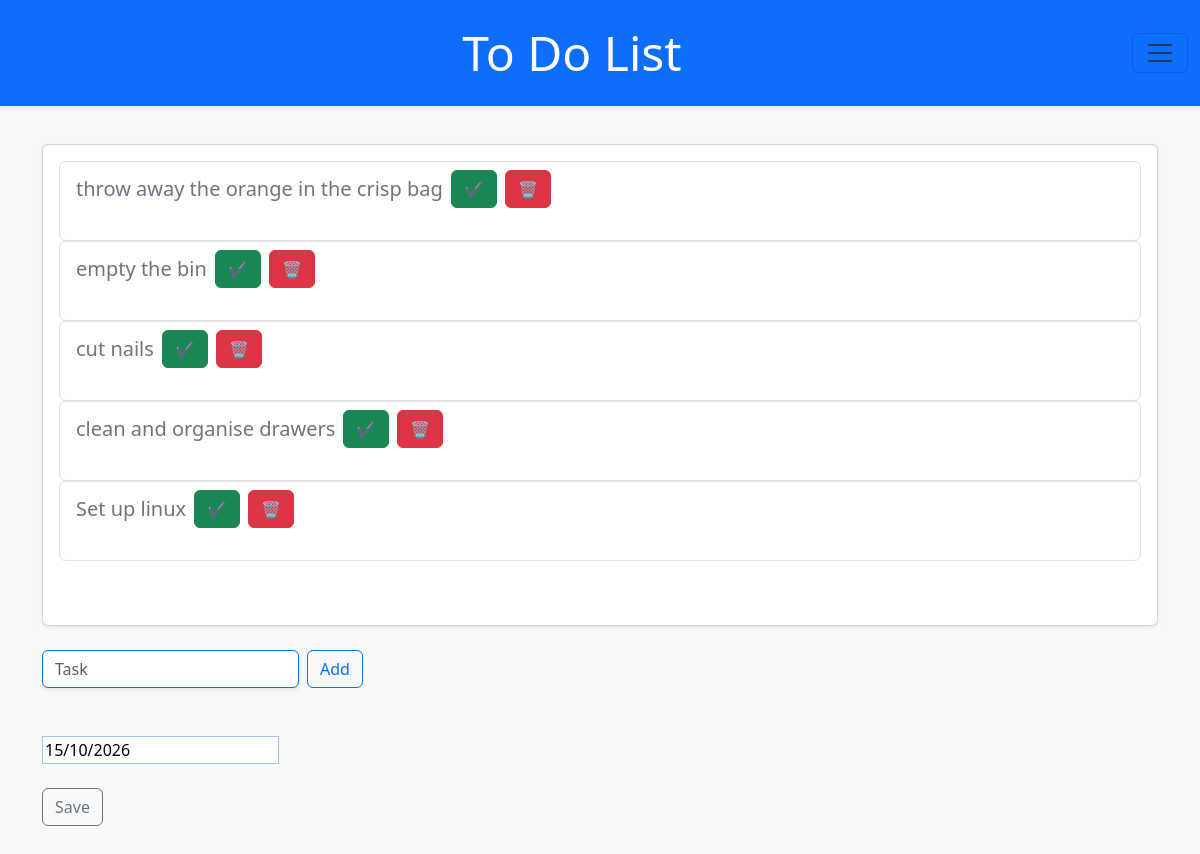
Page /edit/1 (signed in) on the committed database.
### Todo/models.py (models this page shows)
class ListItems(db.Model):
    list_items_id = db.Column(db.Integer, primary_key = True, unique=True)
    list_id = db.Column(db.Integer, db.ForeignKey("list.list_id"))
    list_item = db.Column(db.String, nullable=False)
    status = db.Column(db.Boolean, nullable=False)

class List(db.Model):
    list_id = db.Column(db.Integer, primary_key = True, unique=True)
    user_id = db.Column(db.Integer, db.ForeignKey("user.id"))
    list_title = db.Column(db.String(600))
    list_items = db.relationship("ListItems", backref="list", lazy=True)

### Todo/routes.py (the view)
@main.route("/edit/<int:list_id>")
@login_required
def edit(list_id):
    todo_list = ListItems.query.filter_by(list_id=list_id).all()
    list_title = List.query.get(list_id).list_title
    return render_template("edit.html", list=todo_list, list_id=list_id, list_length=len(todo_list), list_title=list_title)

### Todo/models.py (called while the page is built)
@login_manager.user_loader
def load_user(user_id):
    return User.query.get(int(user_id))

### Todo/templates/edit.html (shortened to what this page needs)
{% extends "base.html" %}
{% block content %}
<main class="container py-5 pt-5 mt-5">
        <div class="card shadow-sm">
            <div class="card-body">
                {% if lit_length == 0 %}
                    <p class="lead text-muted text-center mb-0">
                        List is empty. Add Items!!
                    </p>
                {% else %}
                    {% for item in list %}
                            <ul class="list-group">
                                <li class="list-group-item">
                                        {% if item.status %}
                                            <div class="d-flex align-items-center gap-2">
                                                <label class="m-0">
                                                    <span class="fs-5 text-secondary task-done">{{ item.list_item }}</span>
                                                </label>
                                                <form action="{{ url_for('main.task_undone') }}" method="post">
                                                    <input type="hidden" value="edit" name="return_to">
                                                    <input type="hidden" name="list_id" value="{{ list_id }}">
                                                    <input type="hidden" name="task_id" value="{{ item.list_items_id }}">
                                                    <button type="submit" class="btn btn-outline-warning">↶</button>
                                                </form>
                                                <form action="{{ url_for('main.task_remove') }}" method="post">
                                                    <input type="hidden" value="edit" name="return_to">
                                                    <input type="hidden" name="list_id" value="{{ list_id }}">
                                                    <input type="hidden" name="task_id" value="{{ item.list_items_id }}">
                                                    <button type="submit" class="btn btn-danger">🗑️</button>
                                                </form>
                                            </div>
                                        {% else %}
                                            <div class="d-flex align-items-center gap-2">
                                                <label class="m-0">
                                                    <span class="fs-5 text-secondary">{{ item.list_item }}</span>
                                                </label>
                                                 <form action="{{ url_for('main.task_done') }}" method="post">
                                                    <button type="submit" class="btn btn-success">✔</button>
                                                 </form>
                                                   <form action="{{ url_for('main.task_remove') }}" method="post">
                                                    <button type="submit" class="btn btn-danger">🗑️</button>
                                                    </form>
                                             </div>
                                        {% endif %}
                                    <br>
                                </li>
                            </ul>
                    {% endfor %}
                {% endif %}
                <br>
                <br>
            </div>
        </div>
        <form action="{{ url_for('main.add')}}" method="post" class="mt-4 d-flex gap-2">
            <label for="item" id="item">
                <input type="text" class="form-control border-primary shadow-sm" placeholder="Task" name="task">
            </label>
            <button type="submit" class="btn btn-outline-primary"> Add </button>
        </form>
        <br>
        <br>
        <form action="{{ url_for('main.save') }}" method="post">
        <label for="title" id="title">
            <input type="text" value="{{ list_title }}" name="title" class="border border-primary-subtle" placeholder="Title">
        </label>
        <br>
        <br>
        <button type="submit" class="btn btn-outline-secondary">Save</button>
    </form>
</main>
{% endblock %}

### rows in the picture
ListItems: list_item "throw away the orange in the crisp bag"
ListItems: list_item "empty the bin"
ListItems: list_item "cut nails"
ListItems: list_item "clean and organise drawers"
ListItems: list_item "Set up linux"
List: title "15/10/2026"
